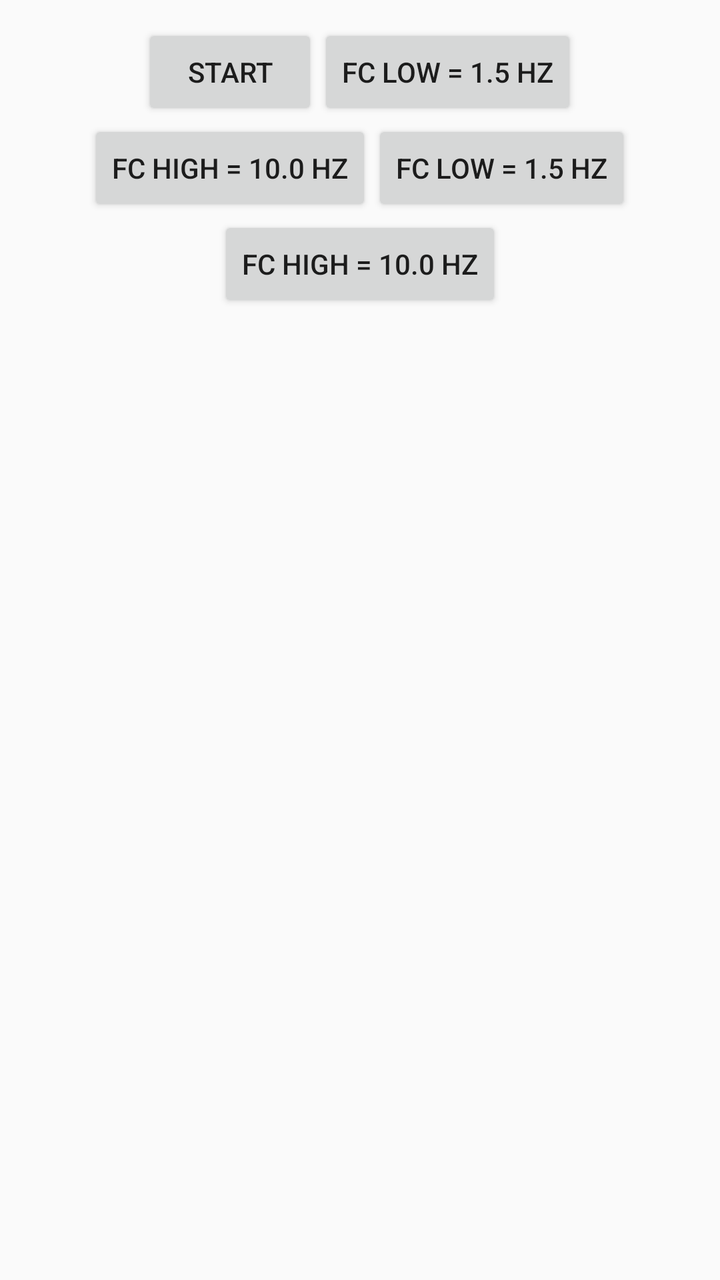
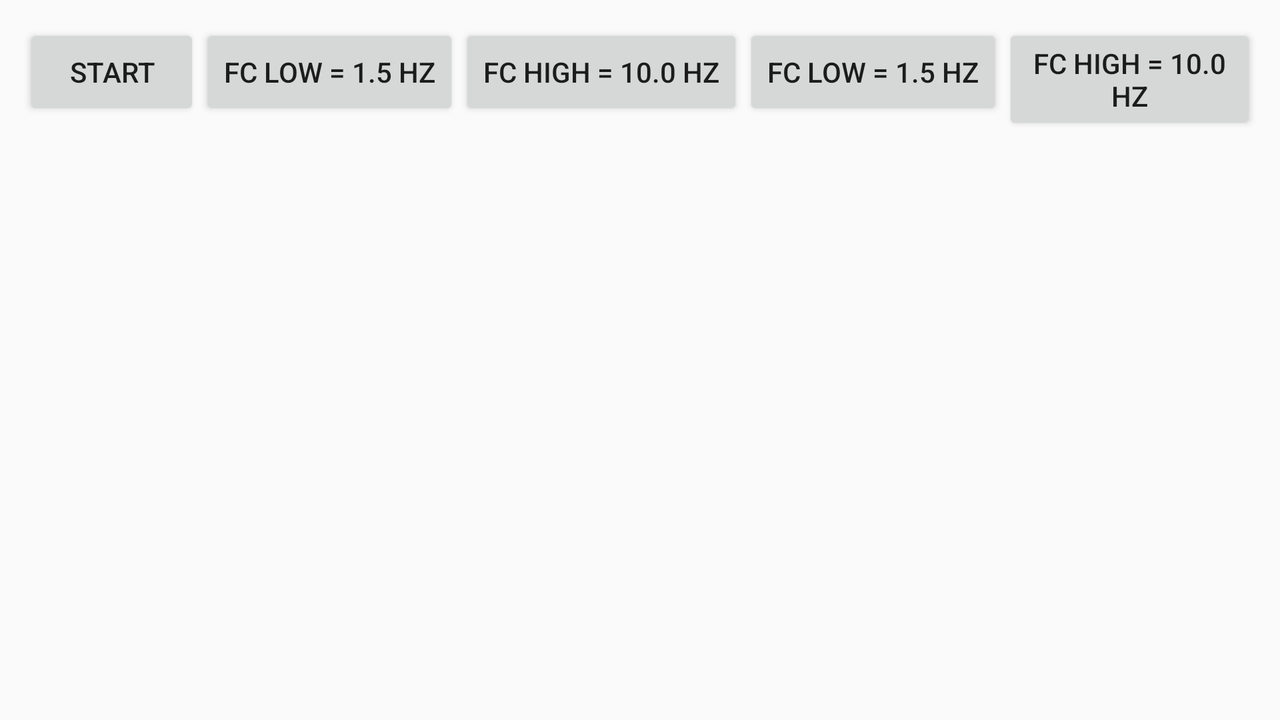

An Android layout and its configuration variant, each rendered on a device that would load it. The default file and the variant file are quoted in full after the pictures.
<!-- AndroidManifest.xml: application theme AppTheme -->
<!-- res/layout/my_pop.xml -->
<?xml version="1.0" encoding="utf-8"?>
<LinearLayout
    xmlns:android="http://schemas.android.com/apk/res/android"
    android:layout_width="match_parent"
    android:layout_height="match_parent">

    <LinearLayout
        android:id="@+id/button_container"
        android:layout_width="fill_parent"
        android:layout_height="wrap_content"
        android:orientation="vertical"
        android:padding="12dp">

        <LinearLayout
            android:layout_width="wrap_content"
            android:layout_height="wrap_content"
            android:layout_gravity="center_horizontal"
            android:orientation="horizontal">

            <Button
                android:id="@+id/start"
                android:layout_width="wrap_content"
                android:layout_height="wrap_content"
                android:enabled="true"
                android:text="@string/start"/>

            <Button
                android:id="@+id/fclow1"
                android:layout_width="wrap_content"
                android:layout_height="wrap_content"
                android:enabled="true"
                android:text="@string/fclow_1_5"/>

        </LinearLayout>

        <LinearLayout
            android:layout_width="wrap_content"
            android:layout_height="wrap_content"
            android:layout_gravity="center_horizontal">

            <Button
                android:id="@+id/fchigh1"
                android:layout_width="wrap_content"
                android:layout_height="wrap_content"
                android:enabled="true"
                android:text="@string/fchigh_10"/>

            <Button
                android:id="@+id/fclow2"
                android:layout_width="wrap_content"
                android:layout_height="wrap_content"
                android:enabled="true"
                android:text="@string/fclow_1_5"/>

        </LinearLayout>

        <Button
            android:id="@+id/fchigh2"
            android:layout_width="wrap_content"
            android:layout_height="wrap_content"
            android:layout_gravity="center_horizontal"
            android:enabled="true"
            android:text="@string/fchigh_10"/>


    </LinearLayout>

</LinearLayout>
<!-- resources referenced by this layout -->
<resources>
  <string name="fchigh_10">Fc High = 10.0 Hz</string>
  <string name="fclow_1_5">Fc Low = 1.5 Hz</string>
  <string name="start">Start</string>
  <style name="AppTheme" parent="Base.Theme.AppCompat.Light.DarkActionBar">
          
          <item name="colorPrimary">@color/colorPrimary</item>
          <item name="colorPrimaryDark">@color/colorPrimaryDark</item>
          <item name="colorAccent">@color/colorAccent</item>
          <item name="android:windowActionBar">false</item>
          <item name="android:windowNoTitle">true</item>
  
      </style>
  <color name="colorPrimary">#3F51B5</color>
  <color name="colorPrimaryDark">#303F9F</color>
  <color name="colorAccent">#FF4081</color>
</resources>
<!-- res/layout-land/my_pop.xml (the repository's variant of the layout above) -->
<!-- drawn on the phone turned sideways -->
<?xml version="1.0" encoding="utf-8"?>
<LinearLayout
    android:orientation="horizontal"
    xmlns:android="http://schemas.android.com/apk/res/android"
    android:layout_width="match_parent"
    android:layout_height="match_parent">

    <LinearLayout
        android:id="@+id/button_container"
        android:layout_width="fill_parent"
        android:layout_height="wrap_content"
        android:orientation="horizontal"
        android:padding="12dp">

        <LinearLayout
            android:layout_width="wrap_content"
            android:layout_height="wrap_content"
            android:layout_gravity="center_horizontal"
            android:orientation="horizontal">

            <Button
                android:id="@+id/start"
                android:layout_width="wrap_content"
                android:layout_height="wrap_content"
                android:enabled="true"
                android:text="@string/start"/>

            <Button
                android:id="@+id/fclow1"
                android:layout_width="wrap_content"
                android:layout_height="wrap_content"
                android:enabled="true"
                android:text="@string/fclow_1_5"/>

        </LinearLayout>

        <LinearLayout
            android:layout_width="wrap_content"
            android:layout_height="wrap_content"
            android:layout_gravity="center_horizontal">

            <Button
                android:id="@+id/fchigh1"
                android:layout_width="wrap_content"
                android:layout_height="wrap_content"
                android:enabled="true"
                android:text="@string/fchigh_10"/>

            <Button
                android:id="@+id/fclow2"
                android:layout_width="wrap_content"
                android:layout_height="wrap_content"
                android:enabled="true"
                android:text="@string/fclow_1_5"/>

        </LinearLayout>

        <Button
            android:id="@+id/fchigh2"
            android:layout_width="wrap_content"
            android:layout_height="wrap_content"
            android:layout_gravity="center_horizontal"
            android:enabled="true"
            android:text="@string/fchigh_10"/>


    </LinearLayout>

</LinearLayout>
